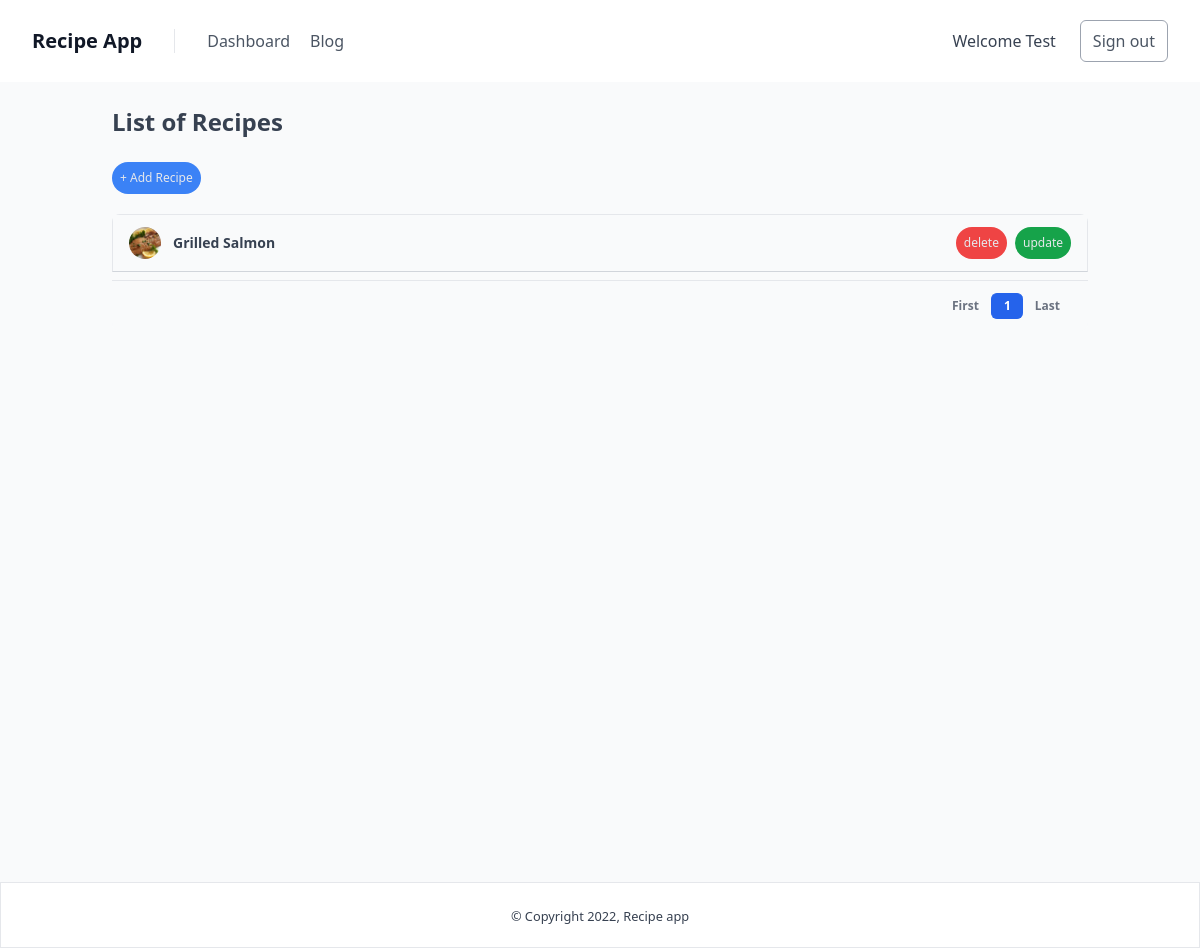
The app's page /dashboard/ (signed in), older data.
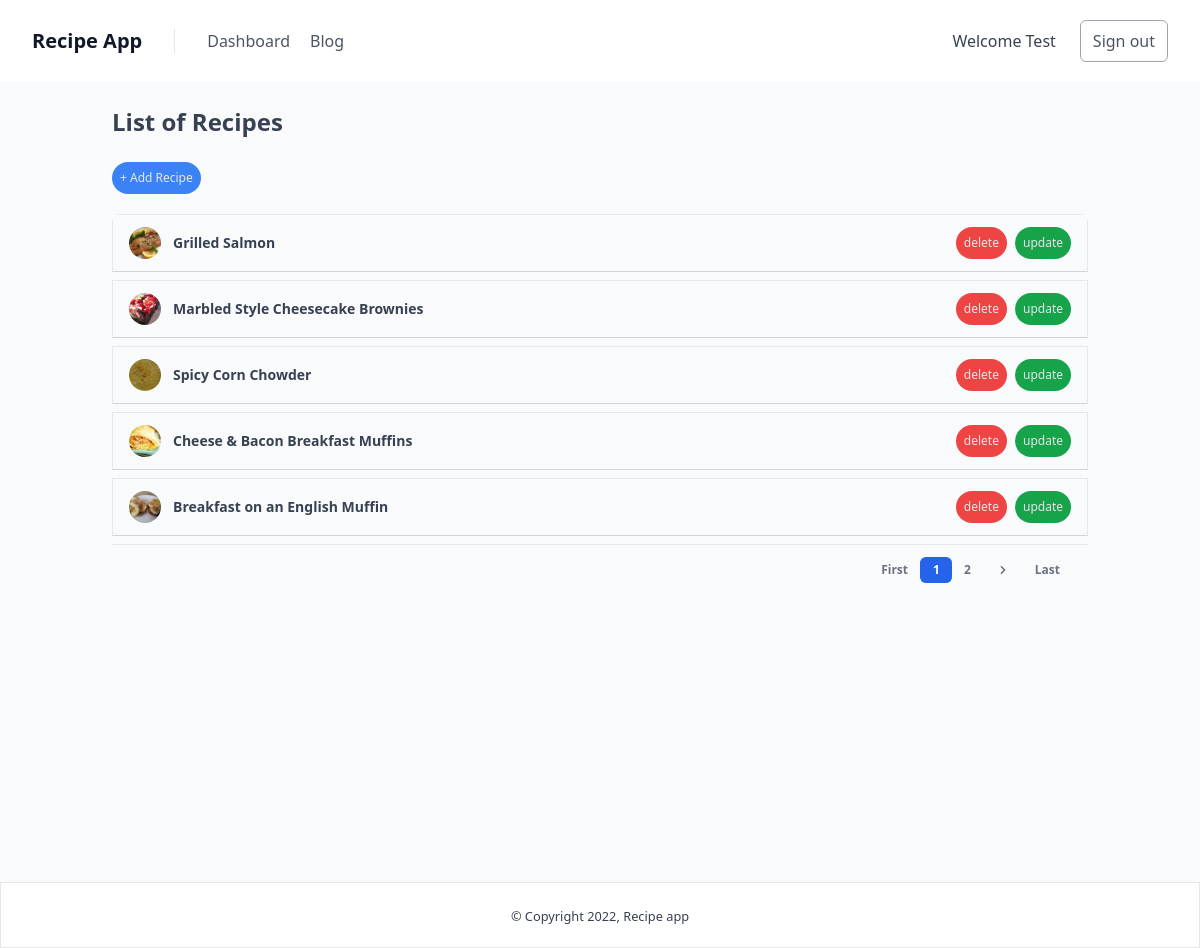
The same page, newer data.
### account/models.py (models this page shows, shortened)
class Account(AbstractBaseUser, PermissionsMixin):
    email = models.EmailField(verbose_name='email', max_length=60, unique=True)
    username = models.CharField(max_length=30, unique=True)
    date_joined = models.DateTimeField(verbose_name='date joined', auto_now_add=True)
    last_login = models.DateTimeField(verbose_name='last login', auto_now=True)
    is_admin = models.BooleanField(default=False)
    is_active = models.BooleanField(default=True)
    is_staff = models.BooleanField(default=False)
    is_superuser = models.BooleanField(default=False)
    USERNAME_FIELD = 'email'
    REQUIRED_FIELDS = ['username']
    objects = MyAccountManager()
    def __str__(self):
        return self.username

### recipe/models.py (models this page shows, shortened)
class Recipe(models.Model):
    author = models.ForeignKey(settings.AUTH_USER_MODEL, related_name='author', on_delete=models.CASCADE)
    name = models.CharField(max_length=255)
    image = models.ImageField(upload_to='uploads/', null=True, blank=True)
    directions = models.TextField()
    updated = models.DateTimeField(auto_now_add=True)
    created = models.DateTimeField(auto_now=True)
    @property
    def get_image(self):
        if not self.image:
            return '/media/uploads/placeholder-image.png'
        return self.image.url

### recipe/views.py (the view)
# urls.py: path('dashboard/', views.DashboardView.as_view(), name='dashboard'),
class DashboardView(LoginRequiredMixin, ListView):
    login_url = '/signin/'
    def get_queryset(self):
        return Recipe.objects.filter(author=self.request.user)
    model = Recipe
    template_name = "dashboard.html"
    paginate_by = 5
    context_object_name = 'recipes'
    ordering = ['-created']

### templates/dashboard.html (shortened to what this page needs)
{% extends 'base.html' %}
{% block content %}
    <div
      class="flex h-screen bg-gray-50"
    >
      <div class="flex flex-col flex-1 w-full">
        <main class="h-full overflow-y-auto">
          <div class="container grid px-6 mx-auto">
            <h2
              class="my-6 text-2xl font-semibold text-gray-700"
            >
              List of Recipes
            </h2>
            <div class="mb-5">
              <a href="{% url 'recipe-form' %}" hx-boost="true" hx-indicator="#my-indicator" >
                <button class="text-xs text-gray-200 bg-blue-500 py-2 px-2 rounded-full">+ Add Recipe</button>
              </a>
            </div>
            <div class="w-full overflow-hidden rounded-lg shadow-xs">
              <div class="w-full overflow-x-auto">
                <div>
                    {% for recipe in recipes %}
                    <div class="text-gray-700 mb-2">
                        <div class="px-4 py-3 flex items-center justify-between border border-b-gray-300">
                            <div class="flex items-center text-sm">
                                <div
                                    class="relative hidden w-8 h-8 mr-3 rounded-full md:block"
                                >
                                    <img
                                    class="object-cover w-full h-full rounded-full"
                                    src="{{ recipe.get_image }}"
                                    alt=""
                                    loading="lazy"
                                    />
                                    <div
                                    class="absolute inset-0 rounded-full shadow-inner"
                                    aria-hidden="true"
                                    ></div>
                                </div>
                                <div>
                                    <a href="{% url 'detail' recipe.id %}" hx-boost="true" hx-indicator="#my-indicator">
                                        <p class="font-semibold">{{recipe.name}}</p>
                                    </a>
                                </div>
                            </div>
                            <div class="flex gap-2 items-center">
                                <form action="{% url 'recipe-delete' recipe.id %}" method="post" hx-boost="true" hx-confirm="Are you sure you want to delete this recipe?" hx-indicator="#my-indicator">
                                  <button type="submit" class="text-xs rounded-full bg-red-500 py-2 px-2 text-gray-200">delete</button>
                                </form>
                                <a href="{% url 'recipe-update' recipe.id %}" hx-boost="true", hx-indicator="#my-indicator">
                                  <button class="text-xs rounded-full bg-green-600 py-2 px-2 text-gray-200">update</button>
                                </a>
                            </div>
                        </div>
                    </div>
                    {%endfor%}
                </div>
              </div>
              <div
                class="grid px-4 py-3 text-xs font-semibold tracking-wide text-gray-500 uppercase border-t  bg-gray-50 sm:grid-cols-9"
              >
                <span class="flex items-center col-span-3">
                </span>
                <span class="col-span-2"></span>
      <span class="flex col-span-4 mt-2 sm:mt-auto sm:justify-end">
        <nav aria-label="Table navigation">
          <ul class="inline-flex items-center">
              <a href="?page=1" hx-boost="true">
              <li>
                <button
                class="px-3 py-1 rounded-md rounded-l-lg focus:outline-none focus:shadow-outline-blue"
                aria-label="Previous"
                >
                First
                </button>
              </li>
            </a>
            {% for num in page_obj.paginator.page_range %}
            {% if page_obj.number == num %}
            <li>
              <a href="?page={{ num }}">
                <button
                  class="px-3 py-1 text-white transition-colors duration-150 bg-blue-600 border border-r-0 border-blue-600 rounded-md focus:outline-none focus:shadow-outline-blue"
                >
                  {{ num }}
                </button>
              </a>
            </li>
            {% elif num > page_obj.number|add:'-3' and num < page_obj.number|add:'3' %}
            <li>
              <a href="?page={{ num }}" hx-boost="true">
                <button
                  class="px-3 py-1 rounded-md focus:outline-none focus:shadow-outline-blue"
                >
                  {{ num }}
                </button>
              </a>
            </li>
            {% endif %}
            {% endfor %}
            {% if page_obj.has_next %}
            <li>
              <a hx-boost="true" href="?page={{ page_obj.next_page_number }}">
                <button
                  class="px-3 py-1 rounded-md rounded-r-lg focus:outline-none focus:shadow-outline-blue"
                  aria-label="Next"
                >
                  <svg
                    class="w-4 h-4 fill-current"
                    aria-hidden="true"
                    viewBox="0 0 20 20"
                  >
                    <path
                      d="M7.293 14.707a1 1 0 010-1.414L10.586 10 7.293 6.707a1 1 0 011.414-1.414l4 4a1 1 0 010 1.414l-4 4a1 1 0 01-1.414 0z"
                      clip-rule="evenodd"
                      fill-rule="evenodd"
                    ></path>
                  </svg>
                </button>
              </a>
            </li>
            {% endif %}
          <li>
            <a href="?page={{page_obj.paginator.num_pages}}" hx-boost="true">
              <button
              class="px-3 py-1 rounded-md rounded-l-lg focus:outline-none focus:shadow-outline-blue"
              aria-label="Previous"
              >
              Last
              </button>
            </a>
          </li>
          </ul>
        </nav>
      </span>
              </div>
            </div>
        </main>
      </div>
    </div>
  </body>
</html>
{% endblock  %}

### templates/base.html (shortened to what this page needs)
{% load static %}
<!DOCTYPE html>
<html lang="en">
<head>
    <link rel="stylesheet" href="{% static 'css/output.css' %}">
    <link rel="stylesheet" href="{% static 'css/indicator.css' %}" />
</head>
<body>
    {% include 'components/header.html' %}
    {% block content %}
    {% endblock%}
    {% include 'components/footer.html' %}
</body>
</html>

### templates/components/header.html (shortened to what this page needs)
<div x-data="{open:false}">
<section class="sw-full px-8 text-gray-700 bg-white">
    <div class="container flex flex-col flex-wrap items-center justify-between py-5 mx-auto md:flex-row max-w-7xl">
        <div class="relative flex flex-col md:flex-row">
            <a href="{% url 'index' %}" hx-boost="true" hx-indicator="#my-indicator" class="flex items-center mb-5 font-medium text-gray-900 lg:w-auto lg:items-center lg:justify-center md:mb-0">
                <span class="mx-auto text-xl font-black leading-none text-gray-900 select-none">Recipe App</span>
            </a>
            <nav class="flex flex-wrap items-center mb-5 text-base md:mb-0 md:pl-8 md:ml-8 md:border-l md:border-gray-200">
                {% if user.is_authenticated %}
                <a href="{% url 'dashboard' %}" hx-boost="true" hx-indicator="#my-indicator" class="hidden md:inline mr-5 font-medium leading-6 text-gray-600 hover:text-gray-900">Dashboard</a>
                {%endif%}
                <a href="{% url 'index' %}" hx-boost="true" hx-indicator="#my-indicator" class="hidden md:inline mr-5 font-medium leading-6 text-gray-600 hover:text-gray-900">Blog</a>
            </nav>
        </div>
        <div class="inline-flex items-center ml-5 space-x-6 lg:justify-end">
            {% if user.is_authenticated %}
            <p class="hidden md:inline">
                Welcome {{request.user|title}}
            </p>
            <a href="{% url 'signout' %}" hx-confirm="Are you sure you want to sign out?" hx-boost="true" hx-indicator="#my-indicator" class="hidden md:inline border border-gray-400 rounded-md py-2 px-3 text-base font-medium leading-6 text-gray-600 whitespace-no-wrap transition duration-150 ease-in-out hover:text-gray-900 hover:bg-gray-300">
                Sign out
            </a>
            {% endif %}
        </div>
    </div>
</section>
</div>

### templates/components/footer.html
{% load static %}
<section class="relative w-full px-8 text-gray-700 bg-white border border-t body-font" data-tails-scripts="//unpkg.com/alpinejs">
    <div class="container flex flex-col flex-wrap items-center justify-between py-5 mx-auto md:flex-row max-w-7xl">
        <div class="flex flex-col items-center justify-center mx-auto">
            <p><small>&copy; Copyright 2022, Recipe app</small></p>
        </div>
    </div>
</section>

Row changes from the older to the newer data that the page shows:
added Recipe: get_image (picture), name "Marbled Style Cheesecake Brownies"
added Recipe: get_image (picture), name "Spicy Corn Chowder"
added Recipe: get_image (picture), name "Cheese & Bacon Breakfast Muffins"
added Recipe: get_image (picture), name "Breakfast on an English Muffin"
Text that changed along with them:
new list line: "2"
